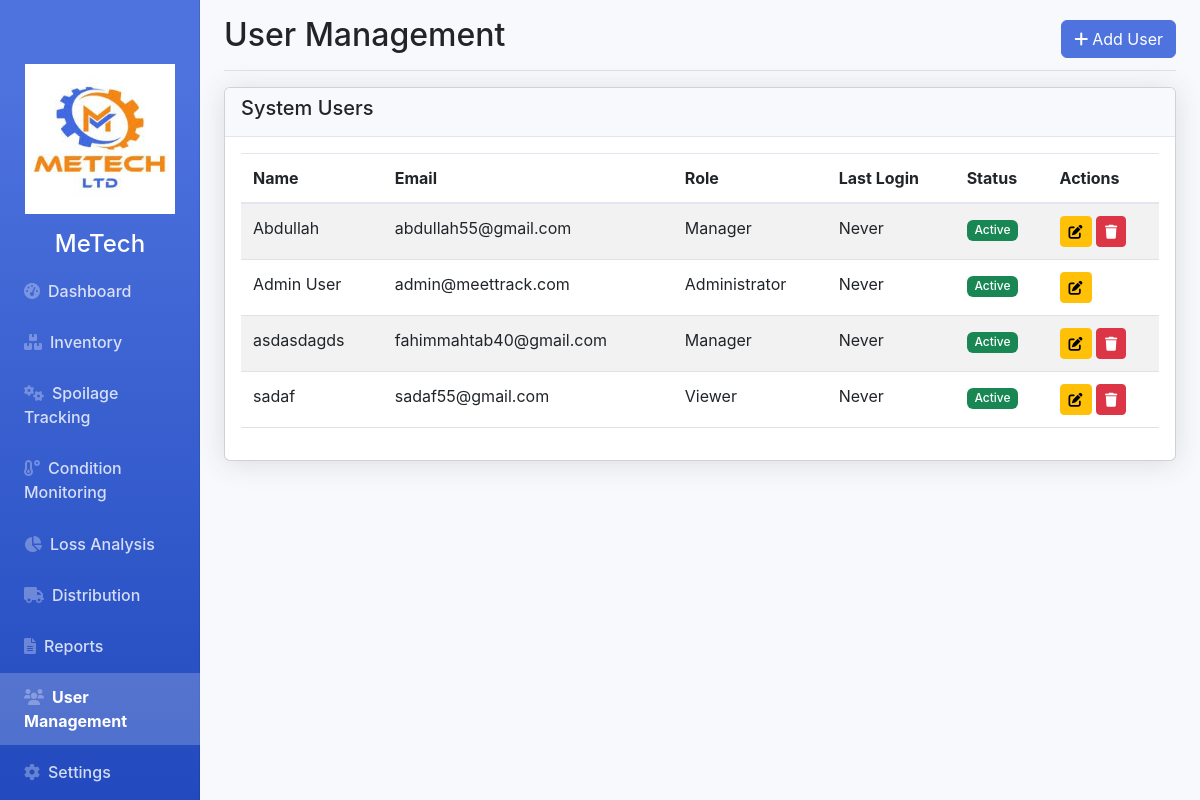
/users.php (signed in), run on the app's committed database.
### tables this page shows
CREATE TABLE `users` (
  `id` int(11) NOT NULL,
  `name` varchar(100) NOT NULL,
  `email` varchar(100) NOT NULL,
  `password` varchar(255) NOT NULL,
  `role` enum('admin','manager','supervisor','operator','viewer') NOT NULL,
  `status` enum('active','inactive') DEFAULT 'active',
  `last_login` datetime DEFAULT NULL,
  `created_at` timestamp NOT NULL DEFAULT current_timestamp()
);

### config.php (called while the page is built, shortened)
<?php
function isAuthenticated() {
    return isset($_SESSION['user_id']);
}
function getCurrentUser($pdo) {
    $stmt = $pdo->prepare("SELECT * FROM users WHERE id = ?");
    $stmt->execute([$_SESSION['user_id']]);
    return $stmt->fetch(PDO::FETCH_ASSOC);
}
?>

### users.php (the view, shortened to what this page needs)
<?php
require 'config.php';
$user = getCurrentUser($pdo);
$action = $_GET['action'] ?? 'list';
$users = $pdo->query("SELECT * FROM users ORDER BY name")->fetchAll(PDO::FETCH_ASSOC);
?>
<!DOCTYPE html>
<html lang="en">
<head>
    <link rel="stylesheet" href="https://cdnjs.cloudflare.com/ajax/libs/font-awesome/6.0.0-beta3/css/all.min.css">
    <link href="https://cdn.jsdelivr.net/npm/bootstrap@5.3.0/dist/css/bootstrap.min.css" rel="stylesheet">
    <link rel="stylesheet" href="styles.css">
</head>
<body>
    <div class="container-fluid">
        <div class="row">
            <?php include 'sidebar.php'; ?>
            <main class="col-md-9 ms-sm-auto col-lg-10 px-md-4">
                <div class="d-flex justify-content-between flex-wrap flex-md-nowrap align-items-center pt-3 pb-2 mb-3 border-bottom">
                    <h1 class="h2">User Management</h1>
                    <a href="users.php?action=add" class="btn btn-primary">
                        <i class="fas fa-plus me-1"></i>Add User
                    </a>
                </div>
                <?php if ($action === 'list'): ?>
                    <div class="row">
                        <div class="col-md-12">
                            <div class="card">
                                <div class="card-header">
                                    <h5>System Users</h5>
                                </div>
                                <div class="card-body">
                                    <div class="table-responsive">
                                        <table class="table table-striped">
                                            <thead>
                                                <tr>
                                                    <th>Name</th>
                                                    <th>Email</th>
                                                    <th>Role</th>
                                                    <th>Last Login</th>
                                                    <th>Status</th>
                                                    <th>Actions</th>
                                                </tr>
                                            </thead>
                                            <tbody>
                                                <?php
                                                    $roleLabels = [
                                                        'admin' => 'Administrator',
                                                        'manager' => 'Manager',
                                                        'supervisor' => 'Supervisor',
                                                        'operator' => 'Operator',
                                                        'viewer' => 'Viewer',
                                                    ];
                                                ?>
                                                <?php foreach ($users as $u): ?>
                                                    <tr>
                                                        <td><?= $u['name'] ?></td>
                                                        <td><?= $u['email'] ?></td>
                                                        <?php $roleKey = strtolower(str_replace(' ', '_', trim($u['role']))); ?>
                                                        <td><?= $roleLabels[$roleKey] ?? ucfirst($u['role']) ?></td>
                                                        <td><?= $u['last_login'] ? date('M j, Y H:i', strtotime($u['last_login'])) : 'Never' ?></td>
                                                        <td>
                                                            <span class="badge bg-<?= $u['status'] === 'active' ? 'success' : 'secondary' ?>">
                                                                <?= ucfirst($u['status']) ?>
                                                            </span>
                                                        </td>
                                                        <td>
                                                            <a href="users.php?action=edit&id=<?= $u['id'] ?>" class="btn btn-sm btn-warning">
                                                                <i class="fas fa-edit"></i>
                                                            </a>
                                                            <?php if ($u['id'] != $user['id']): ?>
                                                                <a href="users.php?action=delete&id=<?= $u['id'] ?>" class="btn btn-sm btn-danger" onclick="return confirm('Are you sure you want to delete this user?')">
                                                                    <i class="fas fa-trash"></i>
                                                                </a>
                                                            <?php endif; ?>
                                                        </td>
                                                    </tr>
                                                <?php endforeach; ?>
                                            </tbody>
                                        </table>
                                    </div>
                                </div>
                            </div>
                        </div>
                    </div>
                <?php endif; ?>
            </main>
        </div>
    </div>
</body>
</html>

### styles.css (style rules this page uses)
:root { --primary-color: #4e73df; --secondary-color: #858796; --success-color: #1cc88a; --info-color: #36b9cc; --warning-color: #f6c23e; --danger-color: #e74a3b; --light-color: #f8f9fc; --dark-color: #5a5c69; }
body { font-family: 'Nunito', -apple-system, BlinkMacSystemFont, 'Segoe UI', Roboto, 'Helvetica Neue', Arial, sans-serif; background-color: #f8f9fc; overflow-x: hidden; }
.card { box-shadow: 0 0.15rem 1.75rem 0 rgba(58, 59, 69, 0.15); margin-bottom: 1.5rem; }
.card-header { background-color: #f8f9fc; border-bottom: 1px solid #e3e6f0; }
.table-responsive { overflow-x: auto; }
.table { width: 100%; margin-bottom: 1rem; color: #858796; }
.table th, .table td { padding: 0.75rem; vertical-align: top; border-top: 1px solid #e3e6f0; }
.table thead th { vertical-align: bottom; border-bottom: 2px solid #e3e6f0; }
.btn-primary { background-color: var(--primary-color); border-color: var(--primary-color); }
.badge { font-weight: 500; }

### data on the page
users: name "Abdullah", email "abdullah55@gmail.com", role "Manager", shows "Never", status "Active"
users: name "Admin User", email "admin@meettrack.com", role "Administrator", shows "Never", status "Active"
users: name "asdasdagds", email "fahimmahtab40@gmail.com", role "Manager", shows "Never", status "Active"
users: name "sadaf", email "sadaf55@gmail.com", role "Viewer", shows "Never", status "Active"
